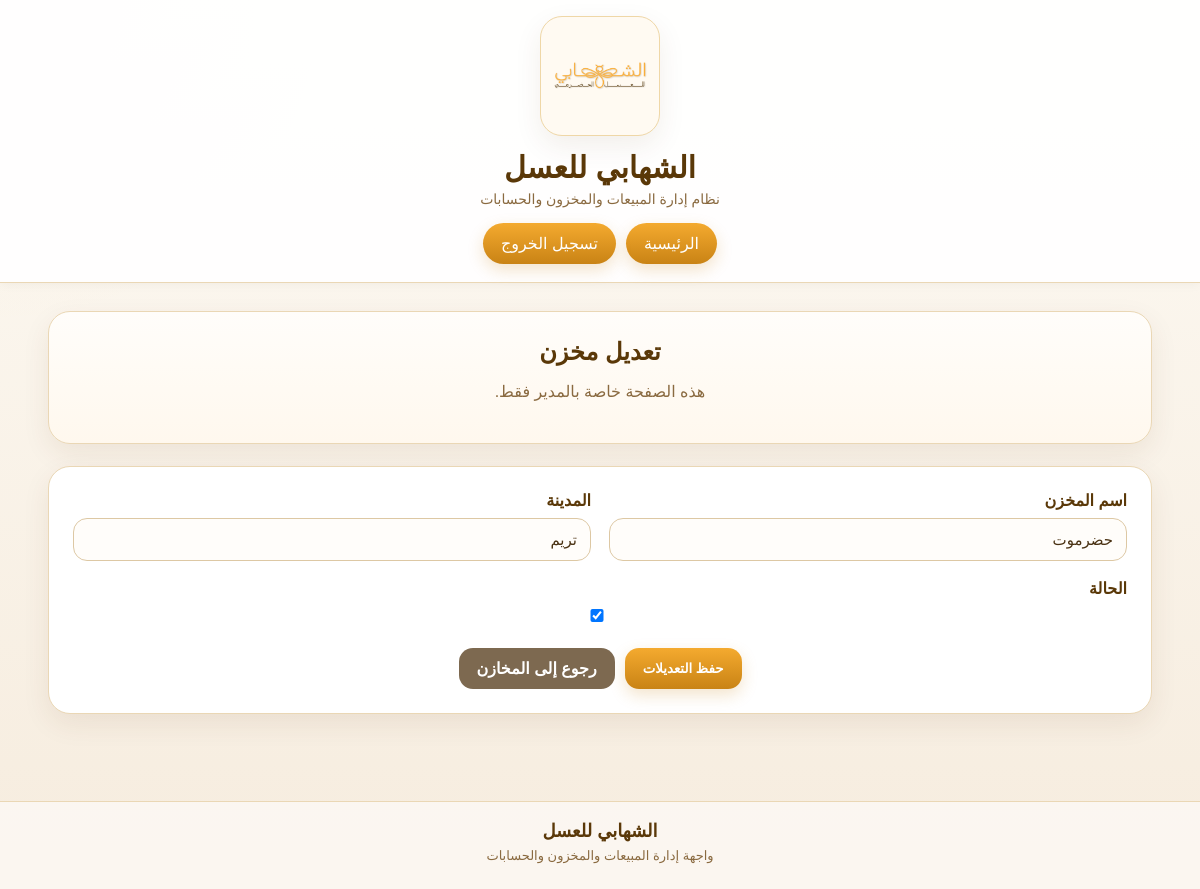
Page /accounts/manager-warehouses/2/edit/ (signed in) on the committed database.
### warehouses/models.py (models this page shows, shortened)
class Warehouse(models.Model):
    name = models.CharField(max_length=100, verbose_name='اسم المخزن')
    city = models.CharField(max_length=100, verbose_name='المدينة')
    is_active = models.BooleanField(default=True, verbose_name='نشط')
    created_at = models.DateTimeField(auto_now_add=True, verbose_name='تاريخ الإنشاء')
    class Meta:
        verbose_name = 'مخزن'
        verbose_name_plural = 'المخازن'

### accounts/views.py (the view)
# urls.py: path('manager-warehouses/<int:pk>/edit/', manager_warehouse_update, name='manager-warehouse-update'),
@login_required
def manager_warehouse_update(request, pk):
    profile = WorkerProfile.objects.filter(user=request.user).select_related('warehouse').first()
    if not profile or profile.role != 'manager':
        return redirect('dashboard')
    warehouse = Warehouse.objects.filter(pk=pk).first()
    if not warehouse:
        return redirect('manager-warehouses-list')
    if request.method == 'POST':
        form = ManagerWarehouseForm(request.POST, instance=warehouse)
        if form.is_valid():
            form.save()
            return redirect('manager-warehouses-list')
    else:
        form = ManagerWarehouseForm(instance=warehouse)
    return render(request, 'accounts/manager_warehouse_form.html', {
        'profile': profile,
        'form': form,
        'page_title': 'تعديل مخزن',
        'submit_label': 'حفظ التعديلات',
    })

### warehouses/forms.py
class ManagerWarehouseForm(forms.ModelForm):
    class Meta:
        model = Warehouse
        fields = [
            'name',
            'city',
            'is_active',
        ]
    def __init__(self, *args, **kwargs):
        super().__init__(*args, **kwargs)
        for field in self.fields.values():
            field.widget.attrs['class'] = 'form-control'

### templates/accounts/manager_warehouse_form.html (shortened to what this page needs)
{% extends 'base.html' %}
{% block content %}
<div class="hero-card">
    <h2>{{ page_title }}</h2>
    <p class="muted">هذه الصفحة خاصة بالمدير فقط.</p>
</div>
<div class="panel-card">
    <form method="post">
        <div class="grid">
            <div class="col-6">
                <label>اسم المخزن</label>
                {{ form.name }}
            </div>
            <div class="col-6">
                <label>المدينة</label>
                {{ form.city }}
            </div>
            <div class="col-12">
                <label>الحالة</label>
                {{ form.is_active }}
            </div>
        </div>
        <div class="actions">
            <button type="submit" class="btn">{{ submit_label }}</button>
            <a href="{% url 'manager-warehouses-list' %}" class="btn btn-secondary">رجوع إلى المخازن</a>
        </div>
    </form>
</div>
{% endblock %}

### static/css/style.css (style rules this page uses)
:root { --bg-main: #fbf7ef; --bg-soft: #f7efe2; --card-bg: #ffffff; --text-main: #493112; --text-soft: #8a6a40; --gold-main: #f4aa2f; --gold-dark: #c98315; --brown-main: #5a3808; --border-soft: #ead7b5; --shadow-soft: 0 10px 28px rgba(90, 56, 8, 0.08); --radius-xl: 22px; --radius-lg: 18px; --radius-md: 14px; }
* { box-sizing: border-box; }
body { margin: 0; font-family: Tahoma, Arial, sans-serif; color: var(--text-main); background: radial-gradient(circle at top left, rgba(244, 170, 47, 0.06), transparent 22%), linear-gradient(180deg, #fdfaf4 0%, #f6ecde 100%); }
.hero-card, .panel-card, .stat-card { background: var(--card-bg); border: 1px solid var(--border-soft); border-radius: var(--radius-xl); box-shadow: var(--shadow-soft); }
.hero-card { padding: 26px; text-align: center; margin-bottom: 22px; background: linear-gradient(180deg, #fffdfa 0%, #fff8ee 100%); }
.panel-card { padding: 24px; margin-bottom: 22px; }
.hero-card h2, .panel-card h2, .panel-card h3 { margin-top: 0; margin-bottom: 10px; color: var(--brown-main); }
.muted { color: var(--text-soft); text-align: center; }
.grid { display: grid; grid-template-columns: repeat(12, 1fr); gap: 18px; margin-bottom: 22px; }
.col-6 { grid-column: span 6; }
.col-12 { grid-column: span 12; }
.actions { display: flex; justify-content: center; gap: 10px; flex-wrap: wrap; margin-top: 14px; }
.btn { display: inline-block; padding: 11px 18px; border-radius: 14px; background: linear-gradient(180deg, var(--gold-main), var(--gold-dark)); color: white; text-decoration: none; border: none; cursor: pointer; font-weight: bold; box-shadow: 0 6px 16px rgba(201, 131, 21, 0.22); }
.btn-secondary { background: #7d6950; box-shadow: none; }
label { display: block; margin-bottom: 8px; font-weight: bold; color: var(--brown-main); }
input, select, textarea, .form-control { width: 100%; padding: 12px 13px; border: 1px solid #ddc8a4; border-radius: 14px; background: #fffdfa; font-size: 15px; color: var(--text-main); }
.btn, .main-nav a, .logout-btn, .quick-links a { transition: 0.2s ease; }

### rows in the picture
Warehouse: name "حضرموت", city "تريم", is_active "☑"

### other values in the picture
{{ page_title }} "تعديل مخزن"
{{ submit_label }} "حفظ التعديلات"
